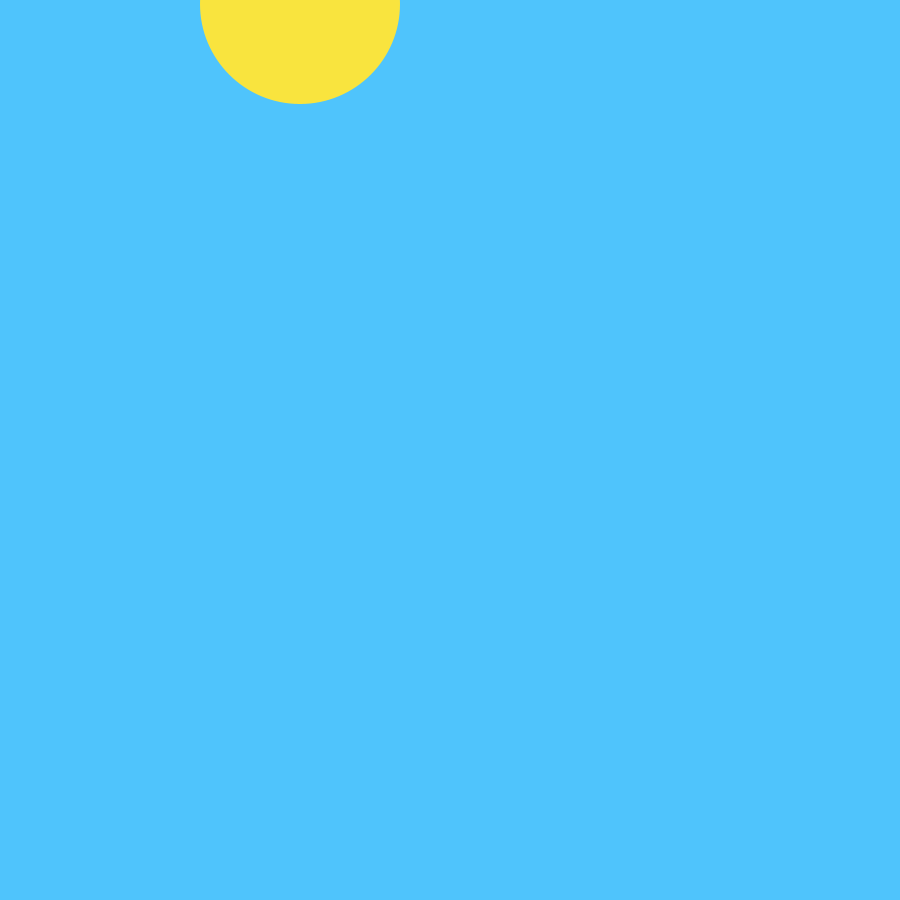
Frame 1 (no input)
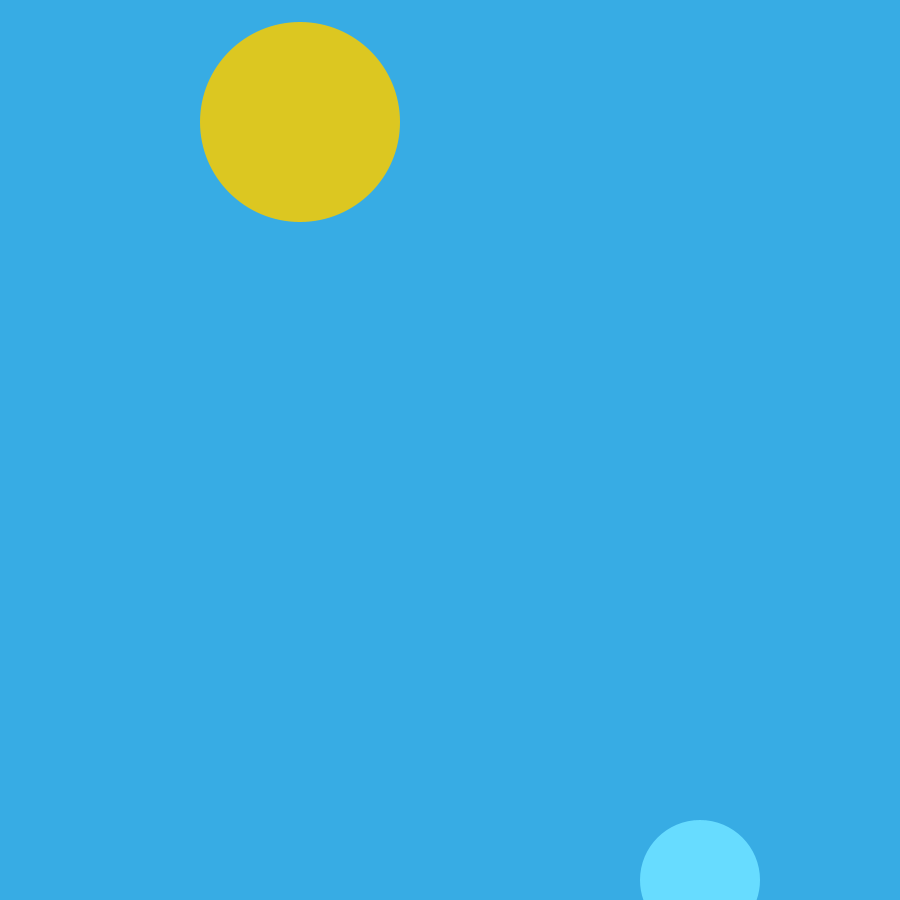
Frame 60 (the mouse pressed at the canvas centre just before this capture)
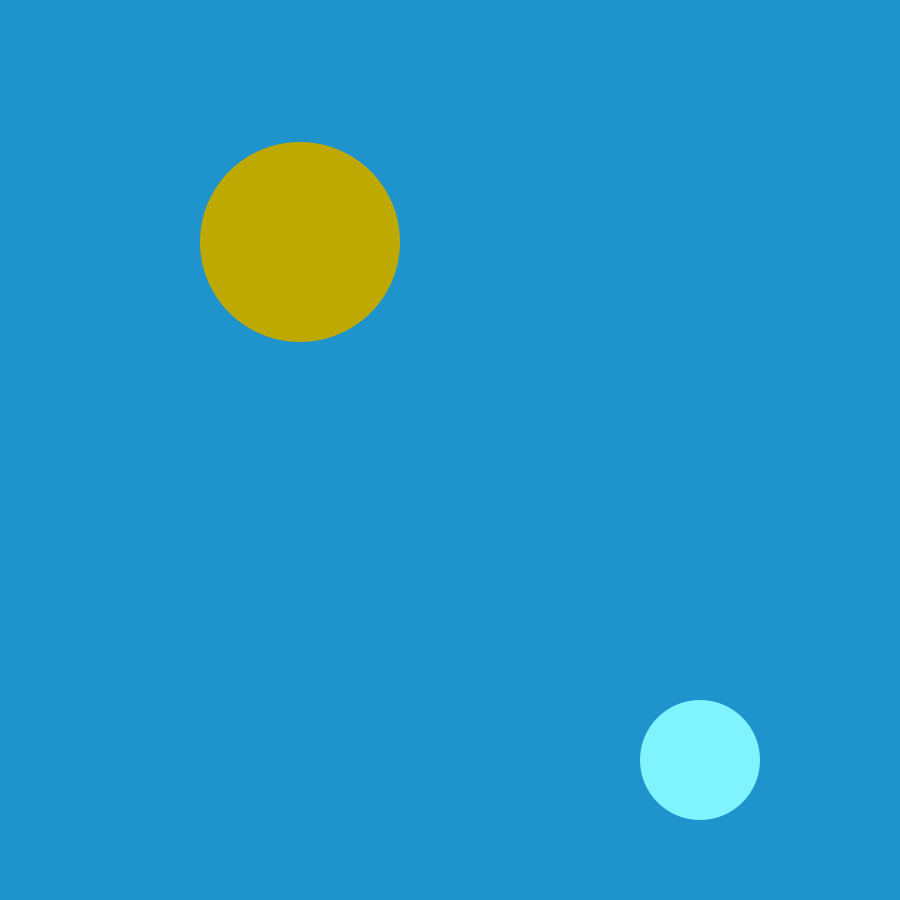
Frame 120 (the mouse held since frame 60 and released just before this capture)

The Processing sketch that drew these frames (run headless with seeded random() and noise(); from frame 60 on, the mouse is pressed at the canvas centre):

// Processing sketch: processing_41355
// ── processing_41355.pde

int sun = 2;
int speed = 2;
int moon = 1000;
int moonspeed = 5/2;

void setup() {
  size(900, 900);
 
}

void draw() {

  background(79-sun/5, 196-sun/5, 252-sun/5);



  //
  sun=sun+speed;
  noStroke();
  fill(250-sun/4, 229-sun/4, 63-sun/4);
  ellipse(300, sun, 200, 200);

  moon=moon-moonspeed;
  noStroke();
  fill(79+sun/5, 196+sun/5, 252+sun/5);
  ellipse(700, moon, 120, 120);

  noStroke();
  fill(79-sun/5, 196-sun/5, 252-sun/5);  
  ellipse(876, 500, 2, 2);

  noStroke();
  fill(79-sun/5, 196-sun/5, 252-sun/5);  
  ellipse(100, 400, 2, 2);

  noStroke();
  fill(79-sun/5, 196-sun/5, 252-sun/5);  
  ellipse(50, 200, 2, 2);  

  noStroke();
  fill(79-sun/5, 196-sun/5, 252-sun/5);  
  ellipse(800, 50, 2, 2);  

  noStroke();
  fill(79-sun/5, 196-sun/5, 252-sun/5);  
  ellipse(500, 650, 2, 2); 

  noStroke();
  fill(79-sun/5, 196-sun/5, 252-sun/5);  
  ellipse(800, 850, 2, 2); 

  noStroke();
  fill(79-sun/5, 196-sun/5, 252-sun/5);  
  ellipse(120, 800, 2, 2);     

  noStroke();
  fill(79-sun/5, 196-sun/5, 252-sun/5);  
  ellipse(150, 870, 2, 2);      

  noStroke();
  fill(79-sun/5, 196-sun/5, 252-sun/5);  
  ellipse(50, 50, 2, 2);    

  noStroke();
  fill(79-sun/5, 196-sun/5, 252-sun/5);  
  ellipse(450, 450, 2, 2);    
  //ifs start here

  if (moon <= 200)
    moonspeed = 0;

  if (sun >= 900)
    fill(255);
  ellipse(876, 500, 2, 2);

  if (sun >= 850)
    fill(255);
  ellipse(100, 400, 2, 2);

  if (sun >= 800)
    fill(255);
  ellipse(50, 200, 2, 2);  

  if (sun >= 750)
    fill(255);
  ellipse(800, 50, 2, 2);   

  if (sun >= 950)
    fill(255);
  ellipse(500, 650, 2, 2); 

  if (sun >= 1020)
    fill(255);
  ellipse(800, 850, 2, 2); 

  if (sun >= 1000)
    fill(255);
  ellipse(120, 800, 2, 2); 

  if (sun >= 1100)
    fill(255);
  ellipse(150, 870, 2, 2); 

  if (sun >= 700)
    fill(255);
  ellipse(50, 50, 2, 2); 

  if (sun >= 875)
    fill(255);
  ellipse(450, 450, 2, 2);
  
  
}


void keyTyped() {
  sun = 2;
  moon = 1000;
  moonspeed =5/2;
}
